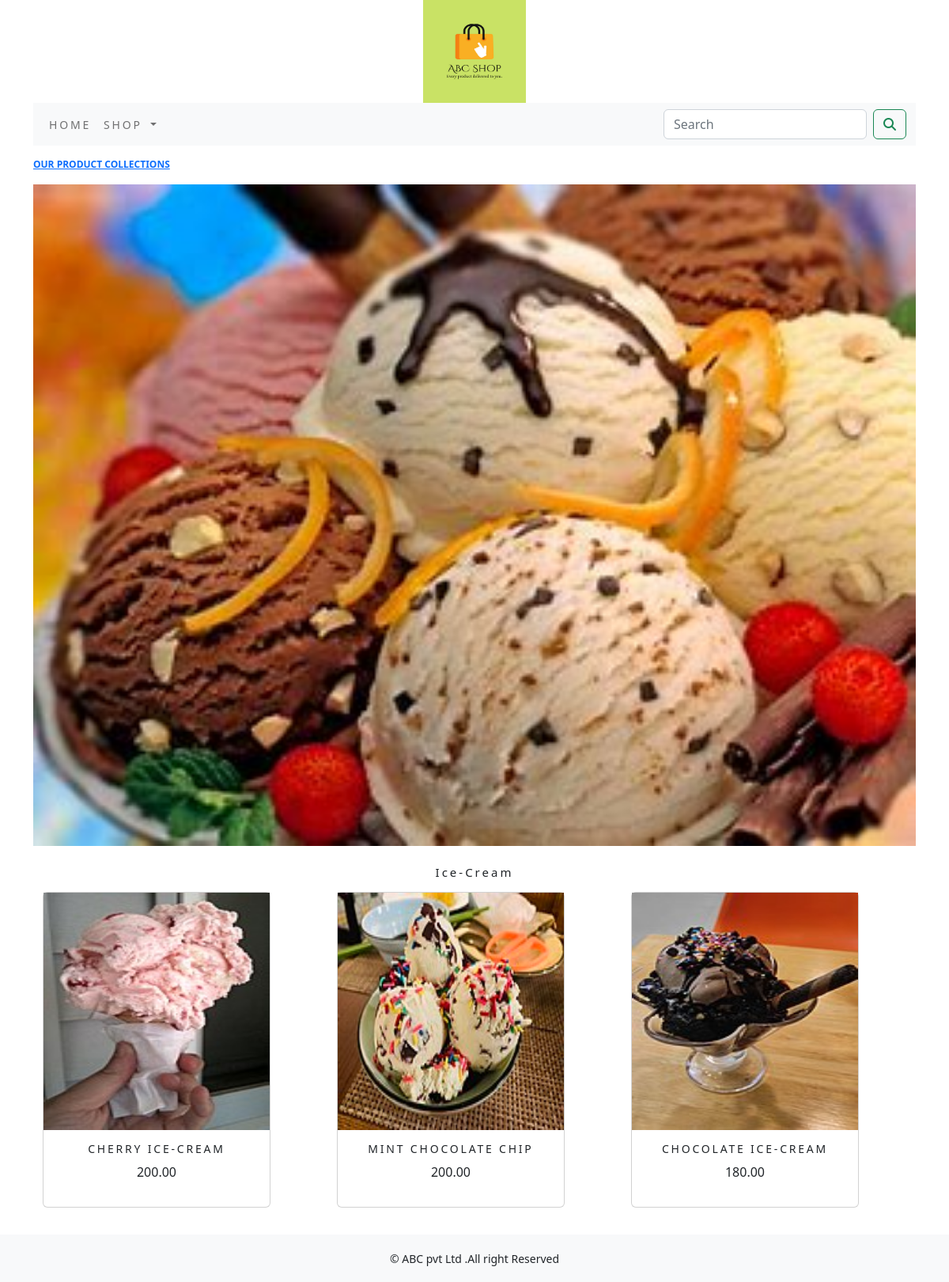
The page /shop/ice-cream/ on the database its author committed.
### shop/models.py (models this page shows, shortened)
class Category(models.Model):
    name=models.CharField(max_length=250,unique=True)
    slug=models.SlugField(max_length=250,unique=True)
    desc=models.TextField(blank=True)
    image=models.ImageField(upload_to='category',blank=True)
    class Meta:
        ordering=('name',)
        verbose_name='category'
        verbose_name_plural='categories'
    def get_url(self):
        return reverse('shop:products_by_category',args=[self.slug])

class Product(models.Model):
    name=models.CharField(max_length=250,unique=True)
    slug=models.SlugField(max_length=250,unique=True)
    desc=models.TextField(blank=True)
    price=models.DecimalField(max_digits=10,decimal_places=2)
    category=models.ForeignKey(Category,on_delete=models.CASCADE)
    image=models.ImageField(upload_to='product',blank=True)
    stock=models.IntegerField()
    available=models.BooleanField(default=True)
    created=models.DateTimeField(auto_now_add=True)
    updated=models.DateTimeField(auto_now=True)
    def get_url(self):
        return reverse('shop:prodCatdetail',args=[self.category.slug,self.slug])
    class Meta:
        ordering=('name',)
        verbose_name='product'
        verbose_name_plural='products'

### shop/views.py (the view)
# urls.py: path('',views.allProCat,name='allProCat'),
def allProCat(request,c_slug=None):
    c_page=None
    products=None
    if c_slug!=None :
        c_page=get_object_or_404(Category,slug=c_slug)
        products_list=Product.objects.all().filter(category=c_page,available=True)
    else:
        products_list=Product.objects.all().filter(available=True)
    paginator=Paginator(products_list,6)
    try:
        page=int(request.GET.get('page','1'))
    except:
        page=1
    try:
        products=paginator.page(page)
    except (EmptyPage,InvalidPage):
        products=paginator.page(paginator.num_pages)
    return render(request,"category.html",{'category':c_page,'products':products})

### cart/context_processors.py (called while the page is built)
def counter(request):
    item_count=0
    if 'admin' in request.path:
       return {}
    else:
        try:
            cart=Cart.objects.filter(cart_id=_cart_id(request))
            cart_items=CartItem.objects.all().filter(cart=cart[:1])
            for cart_item in cart_items:
                item_count += cart_item.quantity
        except Cart.DoesNotExist:
            item_count =0
    return dict(item_count=item_count)

### cart/views.py (called while the page is built)
def _cart_id(request):
    cart=request.session.session_key
    if not cart:
        cart=request.session.create()
    return cart

### shop/context_processors.py (called while the page is built)
def menu_links(request):
    links=Category.objects.all()
    return dict(links=links)

### templates/category.html (shortened to what this page needs)
{% extends 'base.html' %}
{% load static %}
{% block content %}
    {% if category %}
            <div>
                <div class="row my_row_class">
                    <div class="mx_auto">
                    <p>
                        <a href="{% url 'shop:allProCat' %}"><b>OUR PRODUCT COLLECTIONS</b></a>
                    </p>
                </div>
                </div>
            </div>
    {% endif %}
    <div class="mx_auto">
    {% if category %}
        <img class="my_image" src="{{category.image.url}}" alt="{{category.name}}">
        </div>
        <br>
        <div>
        <h1 class="text-center my_title">{{category.name}}</h1>
         </div>
    {% endif %}
    <div class="container">
        <div class="row mx_auto" >
            {% for product in products.object_list %}
            <div class="my_bottom_margin col-9 col-sm-12 col-md-4 xol-lg-4">
                <div class="card text-center" style="width:18em;">
                    <a href="{{product.get_url}}"><img class="card-ing-top my_image" src="{{ product.image.url}}" alt="{{product.name}}" style="height:300px;"></a>
                    <div class="card-body">
                        <h4>{{product.name}}</h4>
                        <p>{{product.price}}</p>
                    </div>
                </div>
            </div>
            {% endfor %}
        </div>
        <br>
    </div>
{% endblock %}

### static/css/custom.css (style rules this page uses)
body { font-family: 'Lora', serif; }
.my_row_class { padding-top:15px; }
.my_row_class .mx_auto { color:#000; font-size:12px; }
.my_image { width:100%; height:auto; }
.my_title { font-size:15px; text_transform:uppercase; letter-spacing:.2em; }
.my_bottom_margin { margin-bottom:10px; }
.card-body h4 { font-size:14px; text-transform:uppercase; letter-spacing:.2em; }

### rows shown on the page
Category: image (picture), name "Ice-Cream"
Product: image (picture), name "CHERRY ICE-CREAM", price "200.00"
Product: image (picture), name "MINT CHOCOLATE CHIP", price "200.00"
Product: image (picture), name "CHOCOLATE ICE-CREAM", price "180.00"
